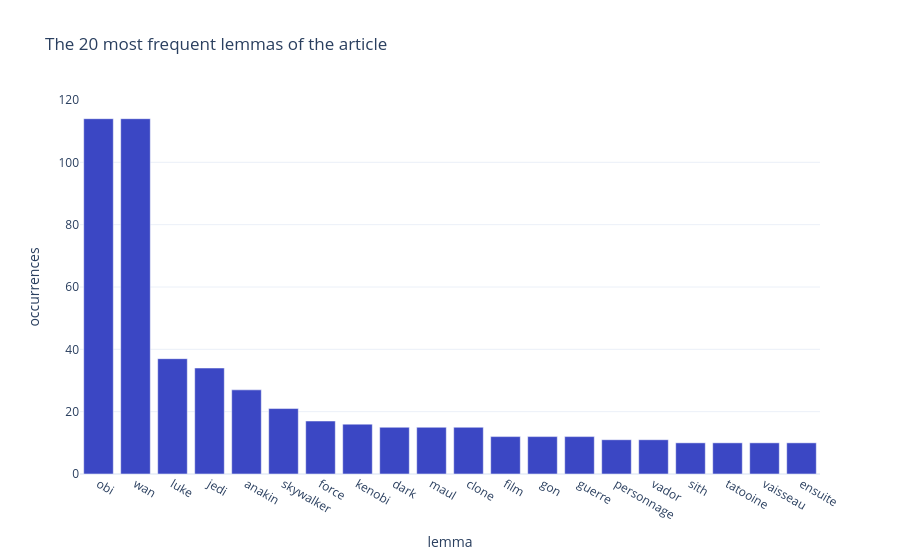

Here is the notebook cell this chart was saved with:
### Markdown cell above
6. Which are the 20 most frequent lemmas of the article? Show them in a bar chart. Which of them do not teach us anything about Obi-Wan Kenobi?

💡 Hint: split every cleaned paragraph into words, put all the words in a `pd.Series` and use `.value_counts()`.

### Code cell
all_lemmas = pd.Series(" ".join(clean_paragraphs).split())
lemma_counts = all_lemmas.value_counts()
print(f"{len(all_lemmas)} lemmas in total, {len(lemma_counts)} different ones")

fig = px.bar(lemma_counts.head(20), title="The 20 most frequent lemmas of the article")
fig.update_layout(xaxis_title="lemma", yaxis_title="occurrences", showlegend=False)
fig.show()

### Figure 1 — Plotly figure (JSON) as saved in the notebook; plotly's stock layout.template omitted (floating-point values rounded to 4 significant figures)
{"data": [{"hovertemplate": "variable=count<br>index=%{x}<br>value=%{y}<extra></extra>", "legendgroup": "count", "marker": {"color": "#3B47C4", "pattern": {"shape": ""}}, "name": "count", "orientation": "v", "showlegend": true, "textposition": "auto", "type": "bar", "x": ["obi", "wan", "luke", "jedi", "anakin", "skywalker", "force", "kenobi", "dark", "maul", "clone", "film", "gon", "guerre", "personnage", "vador", "sith", "tatooine", "vaisseau", "ensuite"], "xaxis": "x", "y": [114, 114, 37, 34, 27, 21, 17, 16, 15, 15, 15, 12, 12, 12, 11, 11, 10, 10, 10, 10], "yaxis": "y"}], "layout": {"barmode": "relative", "legend": {"title": {"text": "variable"}, "tracegroupgap": 0}, "showlegend": false, "title": {"text": "The 20 most frequent lemmas of the article"}, "xaxis": {"anchor": "y", "domain": [0.0, 1.0], "title": {"text": "lemma"}}, "yaxis": {"anchor": "x", "domain": [0.0, 1.0], "title": {"text": "occurrences"}}}}
